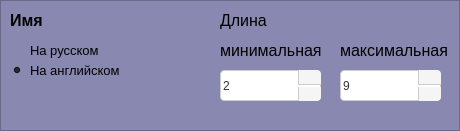
  <widget class="QFrame" name="frameName">
   <property name="geometry">
    <rect>
     <x>0</x>
     <y>130</y>
     <width>460</width>
     <height>131</height>
    </rect>
   </property>
   <property name="styleSheet">
    <string notr="true">background-color: rgb(137, 136, 176);</string>
   </property>
   <property name="frameShape">
    <enum>QFrame::Shape::StyledPanel</enum>
   </property>
   <property name="frameShadow">
    <enum>QFrame::Shadow::Raised</enum>
   </property>
   <widget class="QLabel" name="label_5">
    <property name="geometry">
     <rect>
      <x>10</x>
      <y>10</y>
      <width>141</width>
      <height>21</height>
     </rect>
    </property>
    <property name="font">
     <font>
      <family>Yu Gothic UI</family>
      <pointsize>12</pointsize>
      <bold>true</bold>
     </font>
    </property>
    <property name="styleSheet">
     <string notr="true">background-color: transparent;
border: none;</string>
    </property>
    <property name="text">
     <string>Имя</string>
    </property>
   </widget>
   <widget class="QSpinBox" name="spinBoxNameMin">
    <property name="geometry">
     <rect>
      <x>220</x>
      <y>70</y>
      <width>101</width>
      <height>31</height>
     </rect>
    </property>
    <property name="styleSheet">
     <string notr="true">/* Общий стиль для SpinBox */QSpinBox {
    padding-right: 24px; /* Освобождаем место справа, чтобы текст и поле НЕ наслаивались на стрелочки */
    border: 1px solid #cccccc;
    border-radius: 4px;
    background-color: #ffffff;
    selection-background-color: rgb(111, 111, 166);
    color: #333333;
}

/* Кнопка &quot;Вверх&quot; (располагаем в верхнем правом углу) */
QSpinBox::up-button {
    subcontrol-origin: border;
    subcontrol-position: top right; 
    width: 22px;
    height: 14px; /* Половина высоты с небольшим запасом */
    border-left: 1px solid #cccccc;
    border-bottom: 1px solid #cccccc;
    background: #f5f5f5;
    border-top-right-radius: 4px;
}

/* Кнопка &quot;Вниз&quot; (располагаем в нижнем правом углу) */
QSpinBox::down-button {
    subcontrol-origin: border;
    subcontrol-position: bottom right;
    width: 22px;
    height: 14px;
    border-left: 1px solid #cccccc;
    background: #f5f5f5;
    border-bottom-right-radius: 4px;
}

/* Стили при наведении на кнопки */
QSpinBox::up-button:hover, QSpinBox::down-button:hover {
    background: #e0e0e0;
}

/* Стили при клике */
QSpinBox::up-button:pressed, QSpinBox::down-button:pressed {
    background: #cdcdcd;
}

/* Отрисовка самих стрелочек внутри кнопок (рисуем встроенными стрелками Qt) */
QSpinBox::up-arrow {
    image: url(none); /* Если у тебя есть свои иконки, укажи путь тут */
    width: 7px;
    height: 7px;
}

QSpinBox::up-arrow {
    image: url(none); /* Отключаем поиск картинки */
    content: &quot;▲&quot;;     /* Вставляем текстовый треугольник вверх */
    font-size: 9px;   /* Подбираем размер стрелочки */
    color: rgb(31, 31, 31);   /* Цвет стрелочки */
}

QSpinBox::down-arrow {
    image: url(none); /* Отключаем поиск картинки */
    content: &quot;▼&quot;;     /* Вставляем текстовый треугольник вниз */
    font-size: 9px;   /* Подбираем размер стрелочки */
    color: rgb(31, 31, 31);   /* Цвет стрелочки */
}

/* Цвет стрелочек при наведении на весь SpinBox (опционально) */
QSpinBox::up-arrow:hover, QSpinBox::down-arrow:hover {
    color: #000000;
}


</string>
    </property>
    <property name="minimum">
     <number>2</number>
    </property>
    <property name="maximum">
     <number>11</number>
    </property>
   </widget>
   <widget class="QLabel" name="label_6">
    <property name="geometry">
     <rect>
      <x>220</x>
      <y>10</y>
      <width>81</width>
      <height>21</height>
     </rect>
    </property>
    <property name="font">
     <font>
      <family>Yu Gothic UI</family>
      <pointsize>12</pointsize>
      <bold>false</bold>
     </font>
    </property>
    <property name="styleSheet">
     <string notr="true">background-color: transparent;
border: none;</string>
    </property>
    <property name="text">
     <string>Длина</string>
    </property>
   </widget>
   <widget class="QSpinBox" name="spinBoxNameMax">
    <property name="geometry">
     <rect>
      <x>340</x>
      <y>70</y>
      <width>101</width>
      <height>31</height>
     </rect>
    </property>
    <property name="styleSheet">
     <string notr="true">/* Общий стиль для SpinBox */QSpinBox {
    padding-right: 24px; /* Освобождаем место справа, чтобы текст и поле НЕ наслаивались на стрелочки */
    border: 1px solid #cccccc;
    border-radius: 4px;
    background-color: #ffffff;
    selection-background-color: rgb(111, 111, 166);
    color: #333333;
}

/* Кнопка &quot;Вверх&quot; (располагаем в верхнем правом углу) */
QSpinBox::up-button {
    subcontrol-origin: border;
    subcontrol-position: top right; 
    width: 22px;
    height: 14px; /* Половина высоты с небольшим запасом */
    border-left: 1px solid #cccccc;
    border-bottom: 1px solid #cccccc;
    background: #f5f5f5;
    border-top-right-radius: 4px;
}

/* Кнопка &quot;Вниз&quot; (располагаем в нижнем правом углу) */
QSpinBox::down-button {
    subcontrol-origin: border;
    subcontrol-position: bottom right;
    width: 22px;
    height: 14px;
    border-left: 1px solid #cccccc;
    background: #f5f5f5;
    border-bottom-right-radius: 4px;
}

/* Стили при наведении на кнопки */
QSpinBox::up-button:hover, QSpinBox::down-button:hover {
    background: #e0e0e0;
}

/* Стили при клике */
QSpinBox::up-button:pressed, QSpinBox::down-button:pressed {
    background: #cdcdcd;
}

/* Отрисовка самих стрелочек внутри кнопок (рисуем встроенными стрелками Qt) */
QSpinBox::up-arrow {
    image: url(none); /* Если у тебя есть свои иконки, укажи путь тут */
    width: 7px;
    height: 7px;
}

QSpinBox::up-arrow {
    image: url(none); /* Отключаем поиск картинки */
    content: &quot;▲&quot;;     /* Вставляем текстовый треугольник вверх */
    font-size: 9px;   /* Подбираем размер стрелочки */
    color: rgb(31, 31, 31);   /* Цвет стрелочки */
}

QSpinBox::down-arrow {
    image: url(none); /* Отключаем поиск картинки */
    content: &quot;▼&quot;;     /* Вставляем текстовый треугольник вниз */
    font-size: 9px;   /* Подбираем размер стрелочки */
    color: rgb(31, 31, 31);   /* Цвет стрелочки */
}

/* Цвет стрелочек при наведении на весь SpinBox (опционально) */
QSpinBox::up-arrow:hover, QSpinBox::down-arrow:hover {
    color: #000000;
}


</string>
    </property>
    <property name="minimum">
     <number>2</number>
    </property>
    <property name="maximum">
     <number>11</number>
    </property>
    <property name="value">
     <number>9</number>
    </property>
   </widget>
   <widget class="QLabel" name="label_7">
    <property name="geometry">
     <rect>
      <x>220</x>
      <y>40</y>
      <width>111</width>
      <height>21</height>
     </rect>
    </property>
    <property name="font">
     <font>
      <family>Yu Gothic UI</family>
      <pointsize>12</pointsize>
      <bold>false</bold>
     </font>
    </property>
    <property name="styleSheet">
     <string notr="true">background-color: transparent;
border: none;</string>
    </property>
    <property name="text">
     <string>минимальная</string>
    </property>
   </widget>
   <widget class="QLabel" name="label_8">
    <property name="geometry">
     <rect>
      <x>340</x>
      <y>40</y>
      <width>111</width>
      <height>21</height>
     </rect>
    </property>
    <property name="font">
     <font>
      <family>Yu Gothic UI</family>
      <pointsize>12</pointsize>
      <bold>false</bold>
     </font>
    </property>
    <property name="styleSheet">
     <string notr="true">background-color: transparent;
border: none;</string>
    </property>
    <property name="text">
     <string>максимальная</string>
    </property>
   </widget>
   <widget class="QRadioButton" name="radioButtonNameOnRus">
    <property name="geometry">
     <rect>
      <x>10</x>
      <y>40</y>
      <width>121</width>
      <height>21</height>
     </rect>
    </property>
    <property name="font">
     <font>
      <family>Yu Gothic UI</family>
      <pointsize>10</pointsize>
     </font>
    </property>
    <property name="styleSheet">
     <string>background-color: transparent;
border: none;</string>
    </property>
    <property name="text">
     <string>На русском</string>
    </property>
   </widget>
   <widget class="QRadioButton" name="radioButtonNameOnEnglish">
    <property name="geometry">
     <rect>
      <x>10</x>
      <y>60</y>
      <width>121</width>
      <height>21</height>
     </rect>
    </property>
    <property name="font">
     <font>
      <family>Yu Gothic UI</family>
      <pointsize>10</pointsize>
     </font>
    </property>
    <property name="styleSheet">
     <string>background-color: transparent;
border: none;</string>
    </property>
    <property name="text">
     <string>На английском</string>
    </property>
    <property name="checked">
     <bool>true</bool>
    </property>
   </widget>
  </widget>
